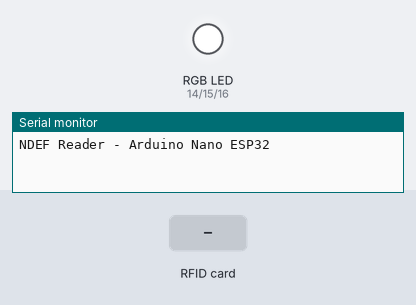
The sketch below on a simulated Arduino Nano, built with avr-gcc and run on an emulated ATmega328P. Shown: an RGB LED mixed from three pins (HIGH = lit), the last lines printed to the serial monitor. Inputs (shaded band) come from the test bench.

Above: at 1.2 s.
1.3 s: RFID card 5E 7A 19 C4 held to the reader
At 1.42 s:
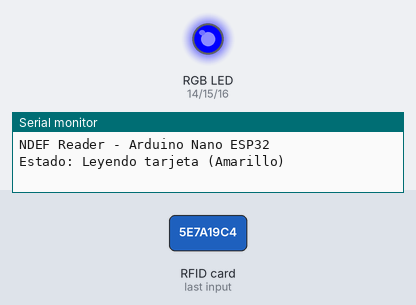
At 1.9 s:
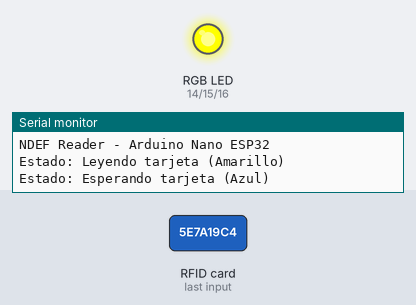
Timing chart, 0 to 4.3 s (numbered marks = the images above; inputs shaded):
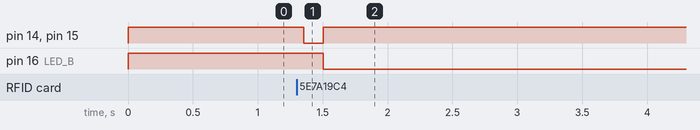

The sketch:

test.ino
```cpp
#include <Wire.h>
#include <PN532_I2C.h>
#include <PN532.h>
#include <NfcAdapter.h>

PN532_I2C pn532_i2c(Wire);
NfcAdapter nfc = NfcAdapter(pn532_i2c);

// Pines del LED RGB integrado (Ánodo Común)
#define LED_R 14  // Rojo
#define LED_G 15  // Verde
#define LED_B 16  // Azul

// Estados del sistema
enum SystemState {
  STATE_WAITING,    // Esperando tarjeta
  STATE_READING,    // Leyendo tarjeta
  STATE_READ,       // Tarjeta leída
  STATE_COOLDOWN    // Enfriamiento
};

SystemState currentState = STATE_WAITING;
unsigned long lastReadTime = 0;
const unsigned long COOLDOWN_TIME = 3000;

void setup() {
  Serial.begin(115200);
  Serial.println("NDEF Reader - Arduino Nano ESP32");

  // Configurar pines del LED RGB
  pinMode(LED_R, OUTPUT);
  pinMode(LED_G, OUTPUT);
  pinMode(LED_B, OUTPUT);

  // Inicialmente todos apagados (HIGH en ánodo común)
  setColor(255, 255, 255);

  nfc.begin();
  setState(STATE_WAITING);
}

void loop() {
  switch(currentState) {
    case STATE_WAITING:
      if (nfc.tagPresent()) {
        setState(STATE_READING);
      }
      break;

    case STATE_READING:
      if (readTag()) {
        setState(STATE_READ);
        lastReadTime = millis();
      } else {
        setState(STATE_WAITING);
      }
      break;

    case STATE_READ:
      if (millis() - lastReadTime > 1000) {
        setState(STATE_COOLDOWN);
        lastReadTime = millis();
      }
      break;

    case STATE_COOLDOWN:
      if (millis() - lastReadTime > COOLDOWN_TIME) {
        setState(STATE_WAITING);
      }
      break;
  }
  delay(100);
}

bool readTag() {
  if (nfc.tagPresent()) {
    NfcTag tag = nfc.read();
    Serial.println("\n--- TAG DETECTADO ---");
    tag.print();
    Serial.println("---------------------");
    return true;
  }
  return false;
}

void setState(SystemState newState) {
  if (currentState == newState) return;
  currentState = newState;

  switch(currentState) {
    case STATE_WAITING:
      // AZUL - Esperando (Apagar Rojo y Verde)
      setColor(255, 255, 0);
      Serial.println("Estado: Esperando tarjeta (Azul)");
      break;

    case STATE_READING:
      // AMARILLO - Leyendo (Apagar Azul)
      setColor(0, 0, 255);
      Serial.println("Estado: Leyendo tarjeta (Amarillo)");
      break;

    case STATE_READ:
      // VERDE - Leído (Apagar Rojo y Azul)
      setColor(255, 0, 255);
      Serial.println("Estado: Tarjeta leída! (Verde)");
      break;

    case STATE_COOLDOWN:
      // MORADO - Enfriamiento (Apagar Verde)
      setColor(0, 255, 0);
      Serial.println("Estado: Enfriamiento (Morado)");
      break;
  }
}

// Función para controlar el LED RGB (Ánodo Común)
void setColor(int red, int green, int blue) {
  analogWrite(LED_R, red);
  analogWrite(LED_G, green);
  analogWrite(LED_B, blue);
}
```

Measured:
- after the input at 1.3 s, pin 14 (LED_R), pin 15 (LED_G): HIGH → LOW after 0.05 s, → HIGH 0.15 s later; pin 16 (LED_B): HIGH → LOW after 0.20 s
